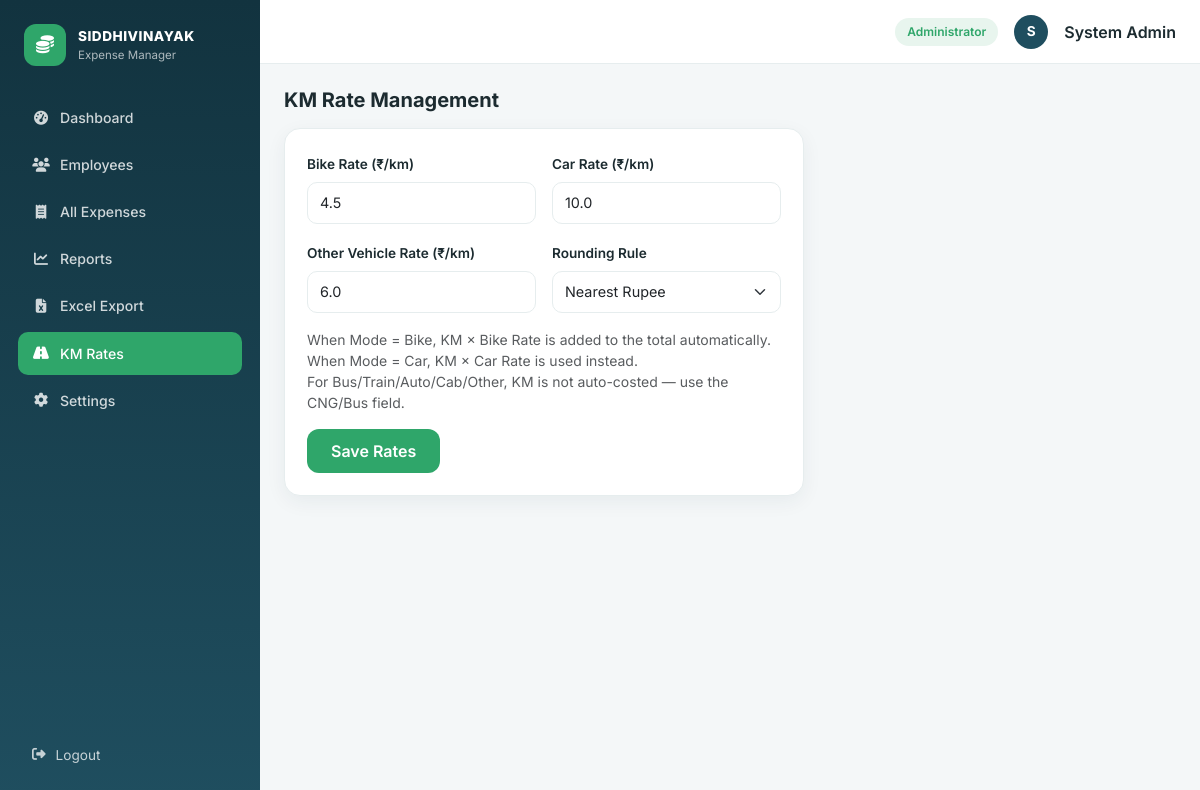
The app's page /admin/rates (signed in) with its own data.
### models.py (models this page shows, shortened)
class Employee(UserMixin, db.Model):
    __tablename__ = "employees"
    id = db.Column(db.Integer, primary_key=True)
    employee_code = db.Column(db.String(20), unique=True, nullable=False)
    name = db.Column(db.String(120), nullable=False)
    email = db.Column(db.String(120), unique=True, nullable=False)
    mobile = db.Column(db.String(20))
    designation = db.Column(db.String(100))
    department = db.Column(db.String(100))
    password_hash = db.Column(db.String(255), nullable=False)
    joining_date = db.Column(db.Date, default=date.today)
    role = db.Column(db.String(20), default="employee")  # employee | admin
    is_blocked = db.Column(db.Boolean, default=False)
    created_at = db.Column(db.DateTime, default=datetime.utcnow)
    expenses = db.relationship(
        "Expense", backref="employee", lazy=True, cascade="all, delete-orphan"
    )
    @property
    def is_active(self):
        return not self.is_blocked
    @property
    def is_admin(self):
        return self.role == "admin"

class ExpenseRate(db.Model):
    __tablename__ = "expense_rates"
    id = db.Column(db.Integer, primary_key=True)
    bike_rate = db.Column(db.Float, default=4.50)
    car_rate = db.Column(db.Float, default=10.00)
    other_rate = db.Column(db.Float, default=6.00)
    rounding = db.Column(db.String(20), default="nearest")  # nearest | up | down | none

### routes/admin.py (the view, shortened to what this page needs)
@admin_bp.route("/rates", methods=["GET", "POST"])
@login_required
@admin_required
def rates():
    rates_row = ExpenseRate.query.first()
    if not rates_row:
        rates_row = ExpenseRate()
        db.session.add(rates_row)
        db.session.commit()
    return render_template("admin/rates.html", rates=rates_row)

### routes/admin.py (called while the page is built)
def admin_required(f):
    @wraps(f)
    def wrapper(*args, **kwargs):
        if not current_user.is_authenticated or not current_user.is_admin:
            flash("Admin access required.", "danger")
            return redirect(url_for("auth.login"))
        return f(*args, **kwargs)
    return wrapper

### templates/admin/rates.html (shortened to what this page needs)
{% extends "base.html" %}
{% block content %}
<h5 class="fw-bold mb-3">KM Rate Management</h5>
<div class="panel" style="max-width:520px;">
  <form method="POST">
    <div class="row g-3">
      <div class="col-md-6">
        <label class="form-label">Bike Rate (₹/km)</label>
        <input type="number" step="0.01" name="bike_rate" class="form-control" value="{{ rates.bike_rate }}" required>
      </div>
      <div class="col-md-6">
        <label class="form-label">Car Rate (₹/km)</label>
        <input type="number" step="0.01" name="car_rate" class="form-control" value="{{ rates.car_rate }}" required>
      </div>
      <div class="col-md-6">
        <label class="form-label">Other Vehicle Rate (₹/km)</label>
        <input type="number" step="0.01" name="other_rate" class="form-control" value="{{ rates.other_rate }}">
      </div>
      <div class="col-md-6">
        <label class="form-label">Rounding Rule</label>
        <select name="rounding" class="form-select">
          <option value="nearest" {{ 'selected' if rates.rounding == 'nearest' }}>Nearest Rupee</option>
        </select>
      </div>
    </div>
    <div class="text-muted small mt-3">
      When Mode = Bike, KM × Bike Rate is added to the total automatically.<br>
      When Mode = Car, KM × Car Rate is used instead.<br>
      For Bus/Train/Auto/Cab/Other, KM is not auto-costed — use the CNG/Bus field.
    </div>
    <button type="submit" class="btn btn-brand px-4 mt-3">Save Rates</button>
  </form>
</div>
{% endblock %}

### templates/base.html (shortened to what this page needs)
<!DOCTYPE html>
<html lang="en">
<head>
<link href="https://cdn.jsdelivr.net/npm/bootstrap@5.3.3/dist/css/bootstrap.min.css" rel="stylesheet">
<link rel="stylesheet" href="https://cdnjs.cloudflare.com/ajax/libs/font-awesome/6.5.2/css/all.min.css">
<link rel="stylesheet" href="{{ url_for('static', filename='css/style.css') }}">
</head>
<body class="{% if current_user.is_authenticated %}has-shell{% endif %}">
{% if current_user.is_authenticated %}
<div class="app-shell">
  <aside class="sidebar d-none d-lg-flex flex-column">
    <div class="sidebar-brand">
      <div class="brand-mark"><i class="fa-solid fa-coins"></i></div>
      <div>
        <div class="brand-title">SIDDHIVINAYAK</div>
        <div class="brand-sub">Expense Manager</div>
      </div>
    </div>
    <nav class="sidebar-nav">
      {% if current_user.is_admin %}
        <a href="{{ url_for('admin.dashboard') }}" class="nav-link {{ 'active' if request.endpoint == 'admin.dashboard' }}"><i class="fa-solid fa-gauge-high"></i> Dashboard</a>
        <a href="{{ url_for('admin.employees') }}" class="nav-link {{ 'active' if request.endpoint and request.endpoint.startswith('admin.employ') }}"><i class="fa-solid fa-users"></i> Employees</a>
        <a href="{{ url_for('admin.all_expenses') }}" class="nav-link {{ 'active' if request.endpoint == 'admin.all_expenses' }}"><i class="fa-solid fa-receipt"></i> All Expenses</a>
        <a href="{{ url_for('admin.reports') }}" class="nav-link {{ 'active' if request.endpoint and request.endpoint.startswith('admin.reports') or request.endpoint == 'admin.employee_report' }}"><i class="fa-solid fa-chart-line"></i> Reports</a>
        <a href="{{ url_for('excel.export_all_employees') }}" class="nav-link"><i class="fa-solid fa-file-excel"></i> Excel Export</a>
        <a href="{{ url_for('admin.rates') }}" class="nav-link {{ 'active' if request.endpoint == 'admin.rates' }}"><i class="fa-solid fa-road"></i> KM Rates</a>
        <a href="{{ url_for('admin.settings') }}" class="nav-link {{ 'active' if request.endpoint == 'admin.settings' }}"><i class="fa-solid fa-gear"></i> Settings</a>
      {% endif %}
    </nav>
    <a href="{{ url_for('auth.logout') }}" class="sidebar-logout"><i class="fa-solid fa-right-from-bracket"></i> Logout</a>
  </aside>
  <div class="main-col">
    <header class="topbar">
      <div class="ms-auto d-flex align-items-center gap-3">
        <span class="badge-role">{{ 'Administrator' if current_user.is_admin else current_user.designation }}</span>
        <div class="avatar-circle">{{ current_user.name[0] }}</div>
        <span class="d-none d-md-inline fw-semibold">{{ current_user.name }}</span>
      </div>
    </header>
    <main class="content-area pb-5 pb-lg-4">
      {% block content %}{% endblock %}
    </main>
  </div>
</div>
{% endif %}
</body>
</html>

### static/css/style.css (style rules this page uses)
:root { --brand-dark:#12333f; --brand:#1f4e5f; --brand-light:#2f7c8f; --accent:#2fa66a; --accent-soft:#e8f5ee; --bg:#f4f7f8; --card:#ffffff; --text:#1c2b30; --muted:#6b7c80; --border:#e6edee; --radius:16px; --shadow:0 6px 20px rgba(18,51,63,.06); }
* { box-sizing:border-box; }
body { font-family:'Inter',system-ui,-apple-system,sans-serif; background:var(--bg); color:var(--text); margin:0; }
.app-shell { display:flex;min-height:100vh; }
.sidebar { width:260px;flex-shrink:0; background:linear-gradient(180deg,var(--brand-dark),var(--brand)); color:#fff;padding:24px 18px; }
.sidebar-brand { display:flex;align-items:center;gap:12px;margin-bottom:30px;padding:0 6px; }
.brand-mark { width:42px;height:42px;border-radius:12px;background:var(--accent);display:flex;align-items:center;justify-content:center;font-size:18px; }
.brand-title { font-weight:800;font-size:.85rem;letter-spacing:.5px; }
.brand-sub { font-size:.72rem;color:rgba(255,255,255,.65); }
.sidebar-nav { display:flex;flex-direction:column;gap:4px;flex:1; }
.sidebar-nav .nav-link { color:rgba(255,255,255,.8); padding:11px 14px;border-radius:10px;font-size:.88rem;font-weight:500; display:flex;align-items:center;gap:10px;transition:.15s; }
.sidebar-nav .nav-link i { width:18px;text-align:center; }
.sidebar-nav .nav-link.active { background:var(--accent);color:#fff; }
.sidebar-logout { color:rgba(255,255,255,.75);padding:11px 14px;font-size:.85rem;text-decoration:none;display:flex;gap:10px;align-items:center; }
.main-col { flex:1;display:flex;flex-direction:column;min-width:0; }
.topbar { height:64px;background:var(--card);border-bottom:1px solid var(--border); display:flex;align-items:center;padding:0 24px;position:sticky;top:0;z-index:10; }
.badge-role { background:var(--accent-soft);color:var(--accent);font-size:.75rem;font-weight:600;padding:5px 12px;border-radius:20px; }
.avatar-circle { width:34px;height:34px;border-radius:50%;background:var(--brand);color:#fff;display:flex;align-items:center;justify-content:center;font-weight:700;font-size:.85rem; }
.content-area { padding:24px;max-width:1300px;width:100%;margin:0 auto; }
.panel { background:var(--card);border-radius:var(--radius);box-shadow:var(--shadow); border:1px solid var(--border);padding:22px; }
.btn-brand { background:var(--accent);border:none;color:#fff;font-weight:600; border-radius:12px;padding:10px 20px;transition:.15s; }
.form-label { font-weight:600;font-size:.85rem; }
.form-control,.form-select { border-radius:10px;border:1px solid var(--border);padding:9px 12px;font-size:.9rem; }

### records on screen
Employee: role "Administrator", name "S", name "System Admin"
ExpenseRate: bike_rate "4.5", car_rate "10.0", other_rate "6.0"
